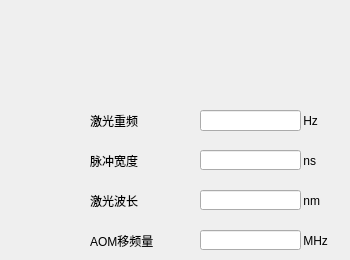
      <widget class="QWidget" name="tab">
       <attribute name="title">
        <string>激光参数</string>
       </attribute>
       <widget class="QLabel" name="label">
        <property name="geometry">
         <rect>
          <x>90</x>
          <y>110</y>
          <width>71</width>
          <height>21</height>
         </rect>
        </property>
        <property name="text">
         <string>激光重频</string>
        </property>
       </widget>
       <widget class="QLabel" name="label_2">
        <property name="geometry">
         <rect>
          <x>90</x>
          <y>150</y>
          <width>71</width>
          <height>21</height>
         </rect>
        </property>
        <property name="text">
         <string>脉冲宽度</string>
        </property>
       </widget>
       <widget class="QLabel" name="label_3">
        <property name="geometry">
         <rect>
          <x>90</x>
          <y>190</y>
          <width>71</width>
          <height>21</height>
         </rect>
        </property>
        <property name="text">
         <string>激光波长</string>
        </property>
       </widget>
       <widget class="QLabel" name="label_4">
        <property name="geometry">
         <rect>
          <x>90</x>
          <y>230</y>
          <width>91</width>
          <height>21</height>
         </rect>
        </property>
        <property name="text">
         <string>AOM移频量</string>
        </property>
       </widget>
       <widget class="QLineEdit" name="lineEdit_laserRPF">
        <property name="geometry">
         <rect>
          <x>200</x>
          <y>110</y>
          <width>101</width>
          <height>21</height>
         </rect>
        </property>
        <property name="layoutDirection">
         <enum>Qt::RightToLeft</enum>
        </property>
       </widget>
       <widget class="QLineEdit" name="lineEdit_laserPulseWidth">
        <property name="geometry">
         <rect>
          <x>200</x>
          <y>150</y>
          <width>101</width>
          <height>20</height>
         </rect>
        </property>
       </widget>
       <widget class="QLineEdit" name="lineEdit_laserWaveLength">
        <property name="geometry">
         <rect>
          <x>200</x>
          <y>190</y>
          <width>101</width>
          <height>20</height>
         </rect>
        </property>
       </widget>
       <widget class="QLineEdit" name="lineEdit_AOM_Freq">
        <property name="geometry">
         <rect>
          <x>200</x>
          <y>230</y>
          <width>101</width>
          <height>20</height>
         </rect>
        </property>
       </widget>
       <widget class="QLabel" name="label_18">
        <property name="geometry">
         <rect>
          <x>300</x>
          <y>110</y>
          <width>31</width>
          <height>21</height>
         </rect>
        </property>
        <property name="text">
         <string> Hz</string>
        </property>
       </widget>
       <widget class="QLabel" name="label_19">
        <property name="geometry">
         <rect>
          <x>300</x>
          <y>150</y>
          <width>31</width>
          <height>21</height>
         </rect>
        </property>
        <property name="text">
         <string> ns</string>
        </property>
       </widget>
       <widget class="QLabel" name="label_24">
        <property name="geometry">
         <rect>
          <x>300</x>
          <y>230</y>
          <width>41</width>
          <height>21</height>
         </rect>
        </property>
        <property name="text">
         <string> MHz</string>
        </property>
       </widget>
       <widget class="QLabel" name="label_25">
        <property name="geometry">
         <rect>
          <x>300</x>
          <y>190</y>
          <width>31</width>
          <height>21</height>
         </rect>
        </property>
        <property name="text">
         <string> nm</string>
        </property>
       </widget>
      </widget>
